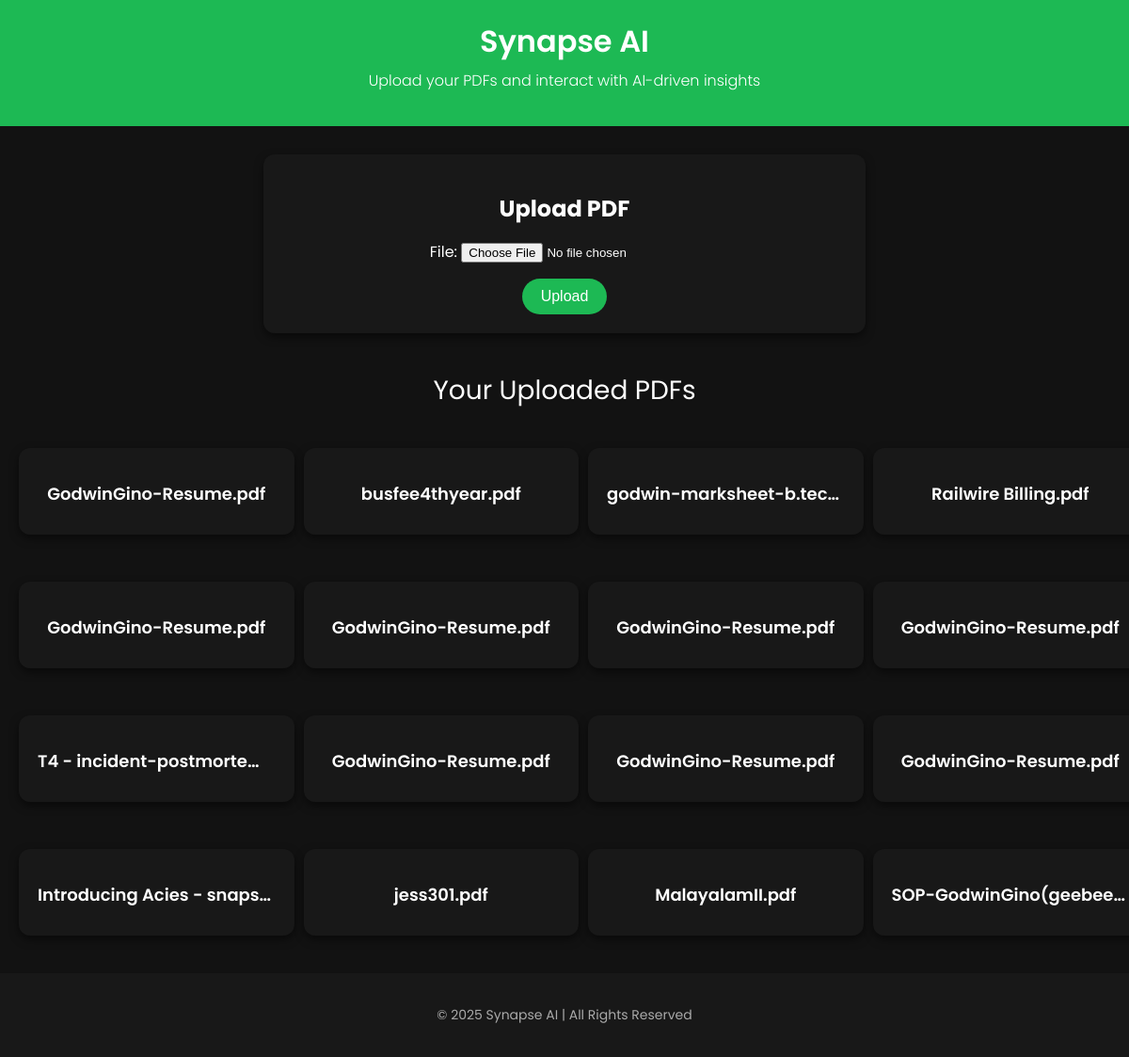
The app's page /, older data.
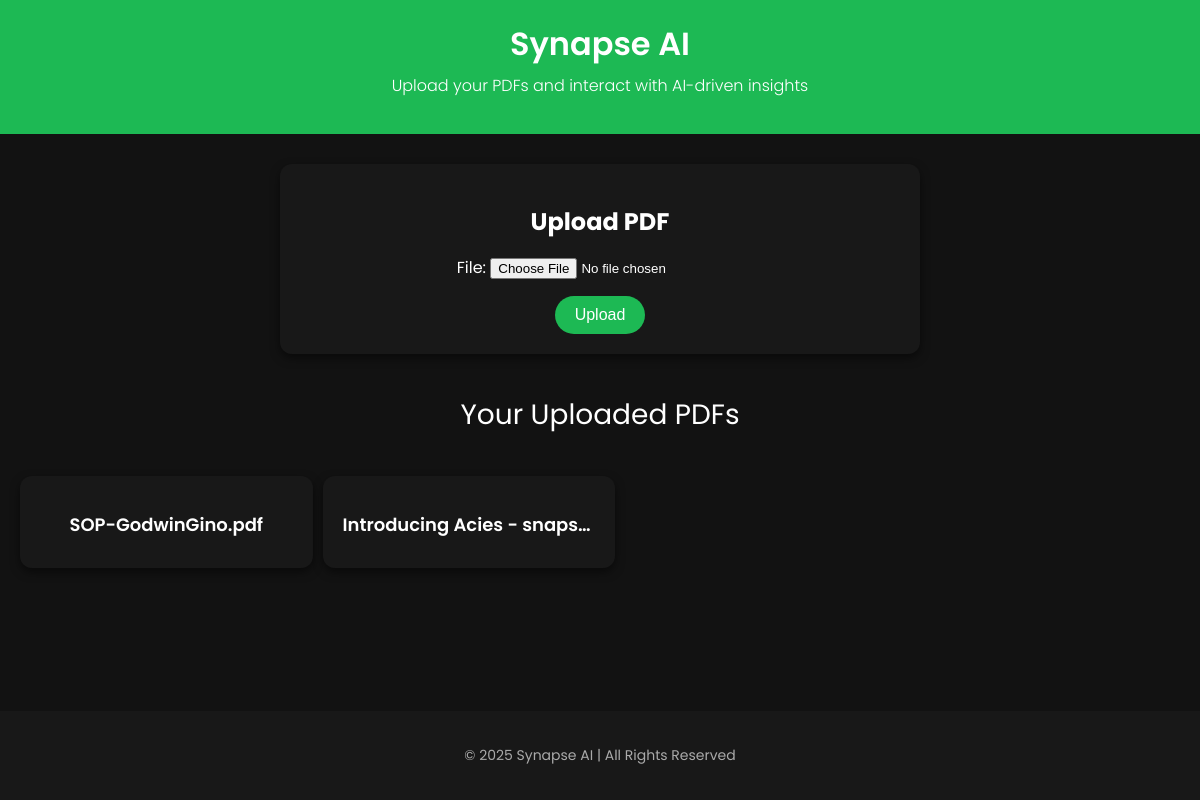
The same page, newer data.
### main/models.py (models this page shows, shortened)
class PDFDocument(models.Model):
    name = models.CharField(max_length=255)
    file = models.FileField(upload_to='pdfs/')
    uploaded_at = models.DateTimeField(auto_now_add=True)

### main/views.py (the view)
# urls.py: path('', views.home, name='home'),
def home(request):
    if request.method == 'POST':
        form = PDFUploadForm(request.POST, request.FILES)
        if form.is_valid():
            pdf = form.save(commit=False)
            pdf.name = request.FILES['file'].name
            pdf.save()
            return redirect('home')
    else:
        form = PDFUploadForm()
    documents = PDFDocument.objects.all()
    return render(request, 'home.html', {'form': form, 'documents': documents})

### main/forms.py
class PDFUploadForm(forms.ModelForm):
    class Meta:
        model = PDFDocument
        fields = ('file',)

### main/templates/home.html (shortened to what this page needs)
{% load static %}
<!DOCTYPE html>
<html lang="en">
<head>
</head>
<body>
    <header>
        <h1>Synapse AI</h1>
        <p>Upload your PDFs and interact with AI-driven insights</p>
    </header>
    <main>
        <div class="upload-form-container">
            <h2>Upload PDF</h2>
            <form method="post" enctype="multipart/form-data">
                {{ form.as_p }}
                <button type="submit">Upload</button>
            </form>
        </div>
        <h2 style="text-align: center; margin-top: 40px; font-size: 28px; font-weight: 400;">Your Uploaded PDFs</h2>
        <div class="pdf-grid">
            {% for document in documents %}
                <div class="pdf-card">
                    <a href="{% url 'pdf_detail' document.id %}">
                        <h3>{{ document.name }}</h3>
                    </a>
                </div>
            {% empty %}
                <p style="text-align: center; font-size: 16px; color: #aaa;">No PDFs uploaded yet. Start by uploading a file above.</p>
            {% endfor %}
        </div>
    </main>
    <footer>
        <p>&copy; 2025 Synapse AI | All Rights Reserved</p>
    </footer>
</body>
</html>

### main/templates/home.html (style rules this page uses)
body, html { height: 100%; margin: 0; padding: 0; font-family: 'Poppins', sans-serif; display: flex; flex-direction: column; background-color: #121212; color: #fff; }
header { background-color: #1db954; padding: 20px; text-align: center; }
header h1 { margin: 0; font-size: 32px; font-weight: 600; color: #fff; }
header p { margin-top: 5px; font-size: 16px; font-weight: 300; }
main { flex: 1; }
.upload-form-container { max-width: 600px; margin: 30px auto; padding: 20px; background-color: #181818; border-radius: 12px; box-shadow: 0 4px 10px rgba(0, 0, 0, 0.5); text-align: center; }
.upload-form-container h2 { font-size: 24px; margin-bottom: 15px; color: #fff; }
form button { background-color: #1db954; border: none; padding: 10px 20px; color: #fff; font-size: 16px; border-radius: 20px; cursor: pointer; transition: background-color 0.3s; }
.pdf-grid { display: grid; grid-template-columns: repeat(auto-fill, minmax(250px, 1fr)); gap: 20px; max-width: 1200px; margin: 40px auto; padding: 0 20px; gap: 50px; }
.pdf-card { background-color: #181818; border-radius: 12px; padding: 20px; box-shadow: 0 4px 10px rgba(0, 0, 0, 0.5); text-align: center; transition: transform 0.3s, box-shadow 0.3s; width: 100%; }
.pdf-card a { text-decoration: none; color: #fff; }
.pdf-card h3 { font-size: 18px; margin: 15px 0 10px; font-weight: 600; white-space: nowrap; overflow: hidden; text-overflow: ellipsis; }
footer { background-color: #181818; text-align: center; padding: 20px; font-size: 14px; color: #aaa; margin-top: auto; }

Row changes from the older to the newer data that the page shows:
removed PDFDocument: name "busfee4thyear.pdf"
removed PDFDocument: name "godwin-marksheet-b.tec…"
removed PDFDocument: name "Railwire Billing.pdf"
removed PDFDocument: name "GodwinGino-Resume.pdf"
removed PDFDocument: name "GodwinGino-Resume.pdf"
removed PDFDocument: name "GodwinGino-Resume.pdf"
removed PDFDocument: name "GodwinGino-Resume.pdf"
removed PDFDocument: name "T4 - incident-postmorte…"
removed PDFDocument: name "GodwinGino-Resume.pdf"
removed PDFDocument: name "GodwinGino-Resume.pdf"
removed PDFDocument: name "GodwinGino-Resume.pdf"
removed PDFDocument: name "jess301.pdf"
removed PDFDocument: name "MalayalamII.pdf"
removed PDFDocument: name "SOP-GodwinGino(geebee…"
changed PDFDocument: name "GodwinGino-Resume.pdf" → "SOP-GodwinGino.pdf"
